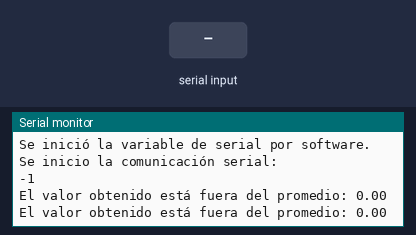
Simulated run of this sketch. Board: Arduino Uno, built with avr-gcc and run on an emulated ATmega328P. On the bench: the last lines printed to the serial monitor. The test bench sets the inputs (shaded band).

Above: at 5.2 s.
5.3 s: "1" received over the second serial link
At 6.6 s:
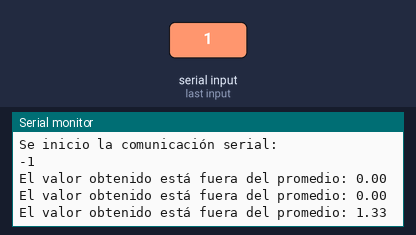
6.8 s: "2" received over the second serial link
At 7.4 s:
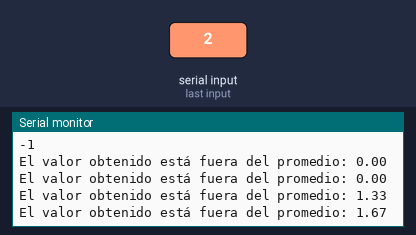
Timing chart, 0 to 9.8 s (numbered marks = the images above; inputs shaded):
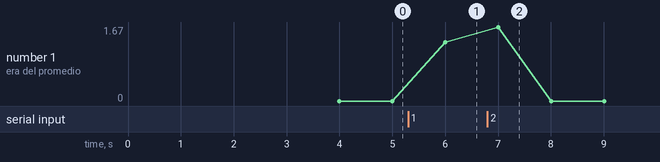

The sketch:

principalSinSD.ino
```cpp
#include <SPI.h>
#include <Wire.h>
#include <RTClib.h>
#include <SoftwareSerial.h>

SoftwareSerial serial_P = SoftwareSerial(2, 3); //RX entrada, TX salida

RTC_DS3231 rtc;

char daysOfTheWeek[7][12] = {"Sunday", "Monday", "Tuesday", "Wednesday", "Thursday", "Friday", "Saturday"};
char aLimpiar = ' ';
float datos[3] = {0.0, 0.0, 0.0};
float dato = 0.0;

void setup() {
  Serial.begin(9600);
  pinMode(2, INPUT);
  pinMode(3, OUTPUT);
  serial_P.begin(9600);
  Serial.println("Se inició la variable de serial por software.");

  while (!serial_P) {

  }
  delay(1000);
  Serial.println("Se inicio la comunicación serial: ");
  Serial.println(serial_P.read());

  delay(3000); // wait for console opening

  if (! rtc.begin()) {
    Serial.println("Couldn't find RTC");
    while (1);
  }

  while (serial_P.available()) {
    aLimpiar = serial_P.read();
  }
  serial_P.flush();

  if (rtc.lostPower()) {
    Serial.println("RTC lost power, lets set the time!");
    // If the RTC have lost power it will sets the RTC to the date & time this sketch was compiled in the following line
    rtc.adjust(DateTime(F(__DATE__), F(__TIME__)));
    // This line sets the RTC with an explicit date & time, for example to set
    // January 21, 2014 at 3am you would call:
    // rtc.adjust(DateTime(2014, 1, 21, 3, 0, 0));
  }

  for (int i = 0; i < 3; i++)
    datos[i] = 0.0;

}


void loop() {
  serial_P.listen();
  dato = 0.0;
  if (serial_P.isListening()) {
    dato += serial_P.read() / 10;
    dato += serial_P.read() / 10;
    dato += serial_P.read() / 10;
    dato /= 3;
    if (( dato > 25 ) and ( dato < 65)) {
      Serial.print("Corresponde a un valor promedio del campo magnético: ");
      Serial.println(dato);
    }
    else {
      Serial.print("El valor obtenido está fuera del promedio: ");
      Serial.println(dato);
    }
    //    Serial.print("Dato promediado: ");
    //    Serial.println(dato);
    //    datos[0] = serial_P.read() / 10 ; //Guardamos en la variable dato el valor leido
    //    datos[1] = serial_P.read() / 10; //Guardamos en la variable dato el valor leido
    //    datos[2] = serial_P.read() / 10; //Guardamos en la variable dato el valor leido
    //    Serial.print("Dato");
    //    Serial.print(0);
    //    Serial.print(": ");
    //    Serial.print(datos[0], 4);
    //    Serial.print(" - ");
    //
    //    Serial.print("Dato");
    //    Serial.print(1);
    //    Serial.print(": ");
    //    Serial.print(datos[1], 4);
    //    Serial.print(" - ");
    //
    //    Serial.print("Dato");
    //    Serial.print(2);
    //    Serial.print(": ");
    //    Serial.print(datos[2], 4);
    //    Serial.println(" - ");


  }
  delay(1000);
}
```

Measured:
- after the input at 5.3 s, the serial monitor: prints a new line after 0.70 s (image 1)
- after the input at 6.8 s, the serial monitor: prints a new line after 0.20 s (image 2)
- plotted number 1: 0 → 1.33 after the input at 5.3 s
